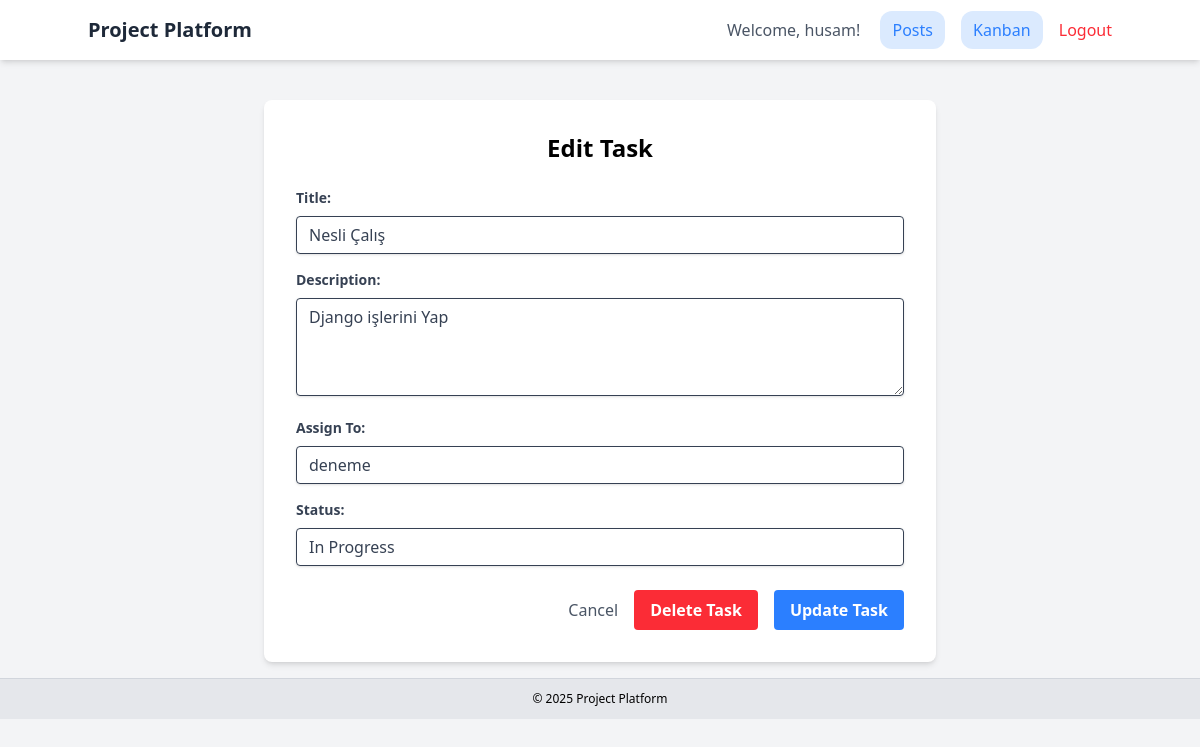
Screenshot of /tasks/task/2/edit/ (signed in) with the database file from the repository.
### users/models.py (models this page shows)
class CustomUser(AbstractUser):
    is_admin = models.BooleanField(default=False)
    def __str__(self):
        return self.username

### tasks/models.py (models this page shows, shortened)
class Task(models.Model):
    class Status(models.TextChoices):
        TODO = 'TODO', _('To Do')
        INPROGRESS = 'INPROGRESS', _('In Progress')
        DONE = 'DONE', _('Done')
    title = models.CharField(max_length=255)
    description = models.TextField(blank=True)
    assigned_to = models.ForeignKey(
        settings.AUTH_USER_MODEL,
        on_delete=models.SET_NULL, # Keep task even if user is deleted, just unassign
        related_name='assigned_tasks',
        null=True,
        blank=True
    )
    created_by = models.ForeignKey(
        settings.AUTH_USER_MODEL,
        on_delete=models.CASCADE, # Delete task if creator is deleted
        related_name='created_tasks'
    )
    status = models.CharField(
        max_length=10,
        choices=Status.choices,
        default=Status.TODO,
    )
    created_at = models.DateTimeField(auto_now_add=True)
    class Meta:
        ordering = ['created_at']

### tasks/views.py (the view, shortened to what this page needs)
# urls.py: path('task/<int:pk>/edit/', TaskUpdateView.as_view(), name='task_edit'), # Add this pattern
class TaskUpdateView(LoginRequiredMixin, UserPassesTestMixin, UpdateView):
    model = Task
    form_class = TaskForm
    template_name = 'tasks/task_form.html' # Reuse the create form template
    def test_func(self):
        task = self.get_object()
        return self.request.user == task.created_by or self.request.user.is_admin
    def get_form(self, form_class=None):
        form = super().get_form(form_class)
        if not self.request.user.is_admin:
            if 'assigned_to' in form.fields:
                form.fields['assigned_to'].disabled = True
                form.fields['assigned_to'].help_text = "Only admins can change the assignment."
        return form # Ensure return form is correctly indented within get_form

### tasks/forms.py
class TaskForm(forms.ModelForm):
    class Meta:
        model = Task
        fields = ['title', 'description', 'assigned_to', 'status'] # created_by is set in view
        widgets = {
            'description': forms.Textarea(attrs={'rows': 3}), # Smaller text area
        }
        labels = {
            'assigned_to': 'Assign To',
        }

### templates/tasks/task_form.html (shortened to what this page needs)
{% extends 'base.html' %}
{% block content %}
<div class="max-w-2xl mx-auto bg-white p-8 rounded-lg shadow-md">
    <h2 class="text-2xl font-bold mb-6 text-center">{% if object %}Edit Task{% else %}Create New Task{% endif %}</h2>
    <form method="post">
        {% for field in form %}
            <div class="mb-4">
                <label for="{{ field.id_for_label }}" class="block text-gray-700 text-sm font-bold mb-2">{{ field.label }}:</label>
                {% if field.name == 'description' %}
                     <textarea name="{{ field.name }}" id="{{ field.id_for_label }}" rows="4"
                               class="shadow appearance-none border rounded w-full py-2 px-3 text-gray-700 leading-tight focus:outline-none focus:shadow-outline {% if field.errors %}border-red-500{% endif %}">{{ field.value|default:'' }}</textarea>
                {% elif field.name == 'assigned_to' or field.name == 'status' %}
                     <select name="{{ field.name }}" id="{{ field.id_for_label }}" {% if field.field.required %}required{% endif %} {% if field.field.disabled %}disabled{% endif %}
                             class="shadow appearance-none border rounded w-full py-2 px-3 text-gray-700 leading-tight focus:outline-none focus:shadow-outline  ">
                         {% for value, text in field.field.choices %}
                             <option value="{{ value }}" {% if field.value|stringformat:"s" == value|stringformat:"s" %}selected{% endif %}>{{ text }}</option>
                         {% endfor %}
                     </select>
                {% else %}
                     <input type="{{ field.field.widget.input_type }}"
                            name="{{ field.name }}"
                            id="{{ field.id_for_label }}"
                            {% if field.field.required %}required{% endif %}
                            class="shadow appearance-none border rounded w-full py-2 px-3 text-gray-700 leading-tight focus:outline-none focus:shadow-outline {% if field.errors %}border-red-500{% endif %}"
                            value="{{ field.value|default:'' }}">
                {% endif %}
            </div>
        {% endfor %}
        <div class="flex items-center justify-end space-x-4 mt-6">
             <a href="{% if object %}{% url 'task_detail' object.pk %}{% else %}{% url 'kanban_board' %}{% endif %}" class="text-gray-600 hover:text-gray-800">Cancel</a>
             {% if object %}
                 <a href="{% url 'task_delete' object.pk %}" class="bg-red-500 hover:bg-red-700 text-white font-bold py-2 px-4 rounded focus:outline-none focus:shadow-outline">
                     Delete Task
                 </a>
             {% endif %}
            <button type="submit" class="bg-blue-500 hover:bg-blue-700 text-white font-bold py-2 px-4 rounded focus:outline-none focus:shadow-outline">
                 {% if object %}Update Task{% else %}Create Task{% endif %}
            </button>
        </div>
    </form>
</div>
{% endblock %}

### templates/base.html (shortened to what this page needs)
{% load static %}
<!DOCTYPE html>
<html lang="en">
<head>
    <link href="{% static 'output.css' %}" rel="stylesheet">
</head>
<body class="bg-gray-100 font-sans leading-normal tracking-normal">
    <nav class="bg-white shadow-md p-4 mb-6">
        <div class="container mx-auto flex justify-between items-center">
            <a href="/" class="text-xl font-semibold text-gray-800">Project Platform</a>
            <div>
                {% if user.is_authenticated %}
                    <span class="mr-4 text-gray-600">Welcome, {{ user.username }}!</span>
                    <a href="{% url 'post_list' %}" class="text-blue-500 hover:bg-blue-200 mr-3 bg-blue-100 px-3 py-2 rounded-xl">Posts</a>
                    <a href="{% url 'kanban_board' %}" class="text-blue-500 hover:bg-blue-200 mr-3 bg-blue-100 px-3 py-2 rounded-xl">Kanban</a>
                    <form action="{% url 'logout' %}" method="post" class="inline">
                        <button type="submit" class="text-red-500 hover:text-red-700">Logout</button>
                    </form>
                {% else %}
                    <a href="{% url 'login' %}" class="text-blue-500 hover:text-blue-700 mr-3">Login</a>
                    <a href="{% url 'signup' %}" class="text-blue-500 hover:text-blue-700">Sign Up</a>
                {% endif %}
            </div>
        </div>
    </nav>
    <main class="container mx-auto p-4 flex-grow">
        {% block content %}
        {% endblock %}
    </main>
    <footer class="bg-gray-200 text-center text-xs p-3 border-t border-gray-300">
        &copy; {% now "Y" %} Project Platform
    </footer>
</body>
</html>

### rows the page displays
CustomUser: username "husam", assigned_to "deneme"
Task: title "Nesli Çalış", description "Django işlerini Yap", status "In Progress"

### other values shown
{{ field.label }} "Title" "Description" "Assign To" "Status"
